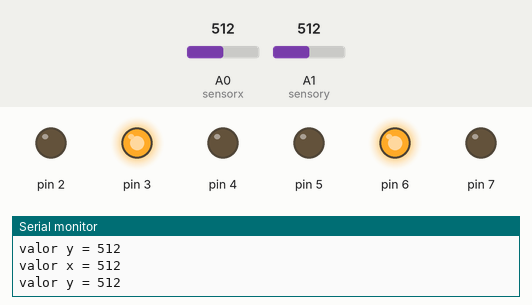
Recording of a sketch running on a simulated Arduino Uno, built with avr-gcc and run on an emulated ATmega328P. On the bench: output pins drawn as LEDs (lit = HIGH), the last lines printed to the serial monitor. The test bench sets the inputs (shaded band); at power-on: A0 (sensorx) = 512, A1 (sensory) = 512.

Above: at 1.2 s.
1.3 s: A0 (sensorx) set to 361
2.8 s: A0 (sensorx) set to 334
At 3.4 s:
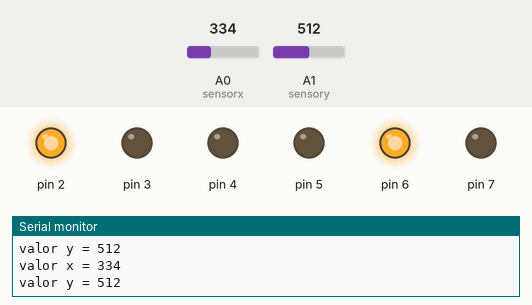
4.3 s: A1 (sensory) set to 359
5.8 s: A1 (sensory) set to 337
At 6.5 s:
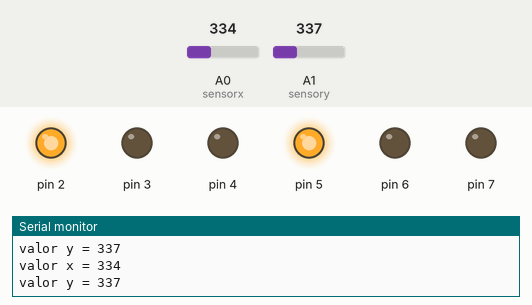
7.3 s: A1 (sensory) set to 382
10.3 s: A1 (sensory) set to 413
At 11.1 s:
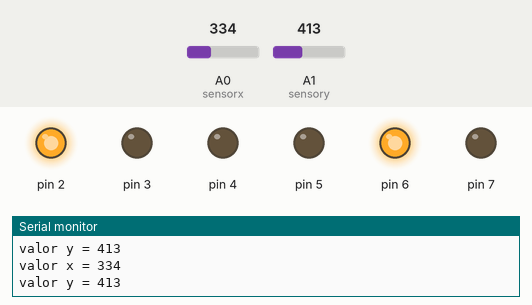
Timing chart, 0 to 13.3 s (numbered marks = the images above; inputs shaded):
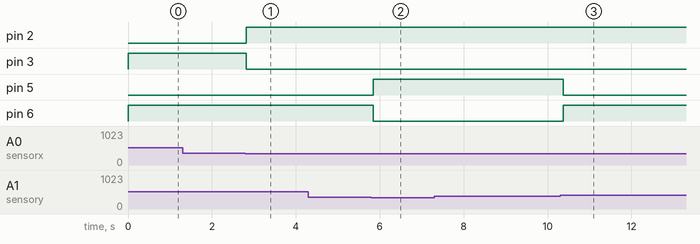

Measured:
- the behaviour switches between 351 and 350 on A0 (sensorx) (found by bisection; images 0 and 1)
- the behaviour switches between 351 and 350 on A1 (sensory) (found by bisection; images 1 and 2)
- the behaviour switches between 399 and 400 on A1 (sensory) (found by bisection; images 2 and 3)
- after the input at 2.8 s, pin 2: LOW → HIGH at once; pin 3: HIGH → LOW at once
- after the input at 5.8 s, pin 5: LOW → HIGH at once; pin 6: HIGH → LOW at once
- after the input at 10.3 s, pin 5: HIGH → LOW after 0.08 s; pin 6: LOW → HIGH after 0.08 s

The sketch:

ENTRADAS_ANALOGICAS.ino
```cpp
int sensorx = A0;
int sensory = A1;
int valorx = 0;
int valory = 0;


void setup() {
 // pinMode (sensorx, INPUT);
  //pinMode (sensory, INPUT);
  pinMode(2, OUTPUT);
  pinMode(3, OUTPUT);
  pinMode(4, OUTPUT);
  pinMode(5, OUTPUT);
  pinMode(6, OUTPUT);
  pinMode(7, OUTPUT);

  //valorx = analogRead(sensorx);
  //valory = analogRead(sensory);
  Serial.begin(9600);


}

void loop() {
  valorx = analogRead(sensorx);
  valory = analogRead(sensory);

  Serial.print("valor x = ");
  Serial.println(valorx);
  Serial.print("valor y = ");
  Serial.println(valory);
  if (valorx <= 600 && valorx >=400 ){
    digitalWrite(2, LOW);
    digitalWrite(3, HIGH);
    digitalWrite(4, LOW);

  }
  if (valorx <= 350 ){
    digitalWrite(2, HIGH);
    digitalWrite(3, LOW);
    digitalWrite(4, LOW);

  }
  if (valorx >= 700 ){
    digitalWrite(2, LOW);
    digitalWrite(3, LOW);
    digitalWrite(4, HIGH);

  }
  if (valory <= 600 && valory >=400 ){
    digitalWrite(5, LOW);
    digitalWrite(6, HIGH);
    digitalWrite(7, LOW);

  }
  if (valory <= 350 ){
    digitalWrite(5, HIGH);
    digitalWrite(6, LOW);
    digitalWrite(7, LOW);

  }
  if (valory >= 700 ){
    digitalWrite(5, LOW);
    digitalWrite(6, LOW);
    digitalWrite(7, HIGH);

  }

  //digitalWrite(2, HIGH);
  //digitalWrite(3, HIGH);
  //digitalWrite(4, HIGH);
  //digitalWrite(5, HIGH);
  //digitalWrite(6, HIGH);
  //digitalWrite(7, HIGH);

  delay(100);

}
```
